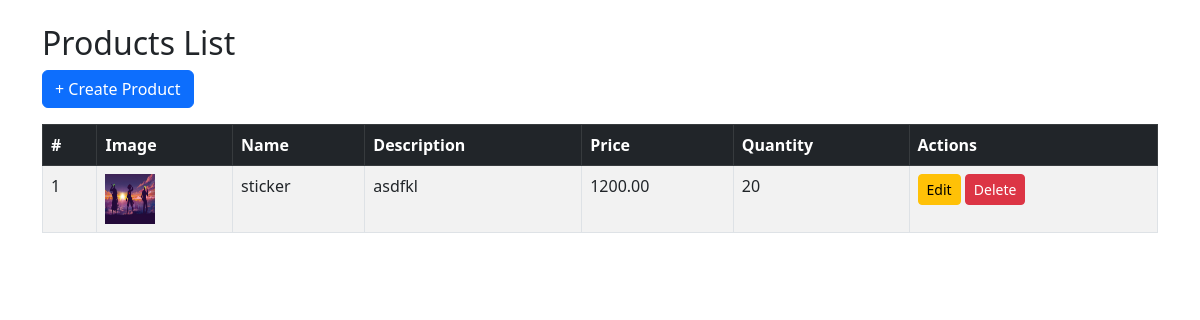
/productlist/1, run on an earlier commit of the app's database.
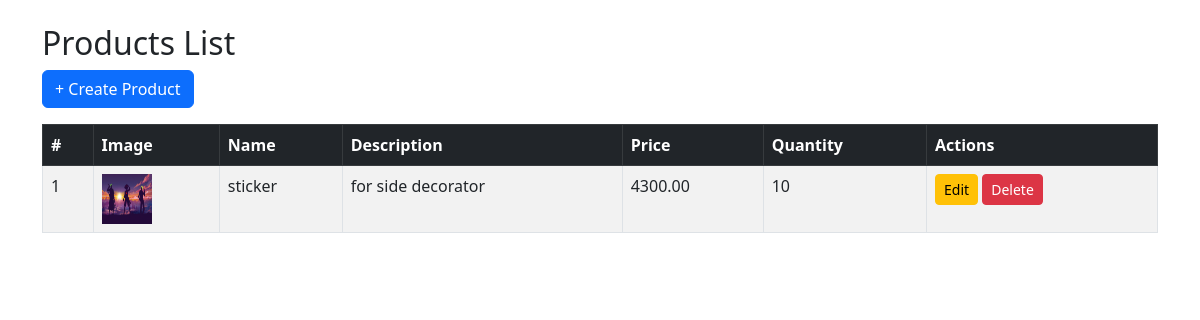
And on a later commit of the database.
### service_app/models.py (models this page shows)
class Products(models.Model):
    service_centre = models.ForeignKey(Service_Centre,on_delete=models.CASCADE,null=True,blank=True)
    name = models.CharField(max_length=100)
    description = models.TextField()
    price = models.DecimalField(decimal_places=2,max_digits=10,null=True,blank=True)
    quantity = models.IntegerField()
    image = models.FileField(upload_to="product_images",null=True,blank=True)

### service_app/views.py (the view)
# urls.py: path('productlist/<int:service_centre_id>',ListProductView.as_view(),name='productlist'),
class ListProductView(ListView):
    model = Products
    template_name = 'productlist.html'
    context_object_name = 'products'
    def get_queryset(self):
        return Products.objects.filter(service_centre_id=self.kwargs['service_centre_id'])
    def get_context_data(self, **kwargs):
        context = super().get_context_data(**kwargs)
        context['service_centre_id'] = self.kwargs['service_centre_id']
        return context

### service_app/templates/productlist.html (shortened to what this page needs)
<!DOCTYPE html>
<html lang="en">
<head>
    <link href="https://cdn.jsdelivr.net/npm/bootstrap@5.3.0/dist/css/bootstrap.min.css" rel="stylesheet">
</head>
<body>
<div class="container mt-4">
    <h2>Products List</h2>
    <div class="mb-3">
        <a href="{% url 'product' service_centre_id %}" class="btn btn-primary">+ Create Product</a>
    </div>
    <table class="table table-bordered table-striped">
        <thead class="table-dark">
            <tr>
                <th>#</th>
                <th>Image</th>
                <th>Name</th>
                <th>Description</th>
                <th>Price</th>
                <th>Quantity</th>
                <th>Actions</th>
            </tr>
        </thead>
        <tbody>
            {% for product in products %}
                <tr>
                    <td>{{ forloop.counter }}</td>
                    <td>
                        {% if product.image %}
                            <img src="{{ product.image.url }}" width="50" height="50">
                        {% else %}No Image{% endif %}
                    </td>
                    <td>{{ product.name }}</td>
                    <td>{{ product.description|truncatechars:50 }}</td>
                    <td>{{ product.price }}</td>
                    <td>{{ product.quantity }}</td>
                    <td>
                        <a href="{% url 'product-edit' product.id %}" class="btn btn-warning btn-sm">Edit</a>
                        <a href="{% url 'product-delete' product.id %}" class="btn btn-danger btn-sm" onclick="return confirm('Are you sure?')">Delete</a>
                    </td>
                </tr>
            {% empty %}
                <tr><td colspan="7" class="text-center">No products available</td></tr>
            {% endfor %}
        </tbody>
    </table>
</div>
</body>
</html>

What changed in the data, as far as the page shows it:
changed Products "sticker": description "asdfkl" → "for side decorator"; price "1200.00" → "4300.00"; quantity "20" → "10"
